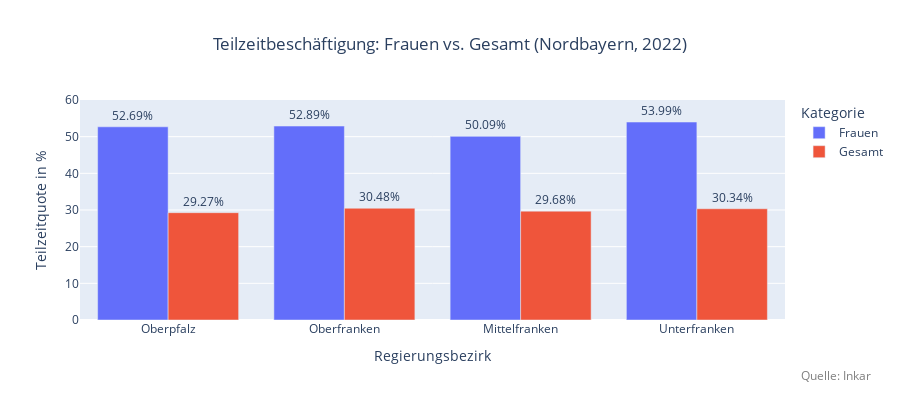

This figure's notebook cell:
### Code cell
fig = px.bar(
    df_long_tz,
    x="Raumeinheit",
    y="Teilzeitquote",
    color="Kategorie",
    barmode="group",
    height=400,
    title="Teilzeitbeschäftigung: Frauen vs. Gesamt (Nordbayern, 2022)"
)

fig.update_traces(
    texttemplate="%{y:.2f}%",
    textposition="outside"
)

fig.update_yaxes(range=[0, 60])

fig.update_layout(
    xaxis_title="Regierungsbezirk",
    yaxis_title="Teilzeitquote in %",
)

fig.update_traces(textfont_size=12)
fig.update_layout(title_x=0.5)

# Quelle 
fig.add_annotation(
    x=1.02,
    y=-0.30,
    xref="paper",
    yref="paper",
    text="Quelle: Inkar",
    showarrow=False,
    font=dict(size=12, color="gray"),
    xanchor="left"
)

fig.show()

### Figure 1 — Plotly figure (JSON) as saved in the notebook; plotly's stock layout.template omitted (floating-point values rounded to 4 significant figures)
{"data": [{"alignmentgroup": "True", "hovertemplate": "Kategorie=Frauen<br>Raumeinheit=%{x}<br>Teilzeitquote=%{y}<extra></extra>", "legendgroup": "Frauen", "marker": {"color": "#636efa", "pattern": {"shape": ""}}, "name": "Frauen", "offsetgroup": "Frauen", "orientation": "v", "showlegend": true, "textfont": {"size": 12}, "textposition": "outside", "texttemplate": "%{y:.2f}%", "type": "bar", "x": ["Oberpfalz", "Oberfranken", "Mittelfranken", "Unterfranken"], "xaxis": "x", "y": [52.69, 52.89, 50.09, 53.99], "yaxis": "y"}, {"alignmentgroup": "True", "hovertemplate": "Kategorie=Gesamt<br>Raumeinheit=%{x}<br>Teilzeitquote=%{y}<extra></extra>", "legendgroup": "Gesamt", "marker": {"color": "#EF553B", "pattern": {"shape": ""}}, "name": "Gesamt", "offsetgroup": "Gesamt", "orientation": "v", "showlegend": true, "textfont": {"size": 12}, "textposition": "outside", "texttemplate": "%{y:.2f}%", "type": "bar", "x": ["Oberpfalz", "Oberfranken", "Mittelfranken", "Unterfranken"], "xaxis": "x", "y": [29.27, 30.48, 29.68, 30.34], "yaxis": "y"}], "layout": {"annotations": [{"font": {"color": "gray", "size": 12}, "showarrow": false, "text": "Quelle: Inkar", "x": 1.02, "xanchor": "left", "xref": "paper", "y": -0.3, "yref": "paper"}], "barmode": "group", "height": 400, "legend": {"title": {"text": "Kategorie"}, "tracegroupgap": 0}, "title": {"text": "Teilzeitbeschäftigung: Frauen vs. Gesamt (Nordbayern, 2022)", "x": 0.5}, "xaxis": {"anchor": "y", "domain": [0, 1], "title": {"text": "Regierungsbezirk"}}, "yaxis": {"anchor": "x", "domain": [0, 1], "range": [0, 60], "title": {"text": "Teilzeitquote in %"}}}}
